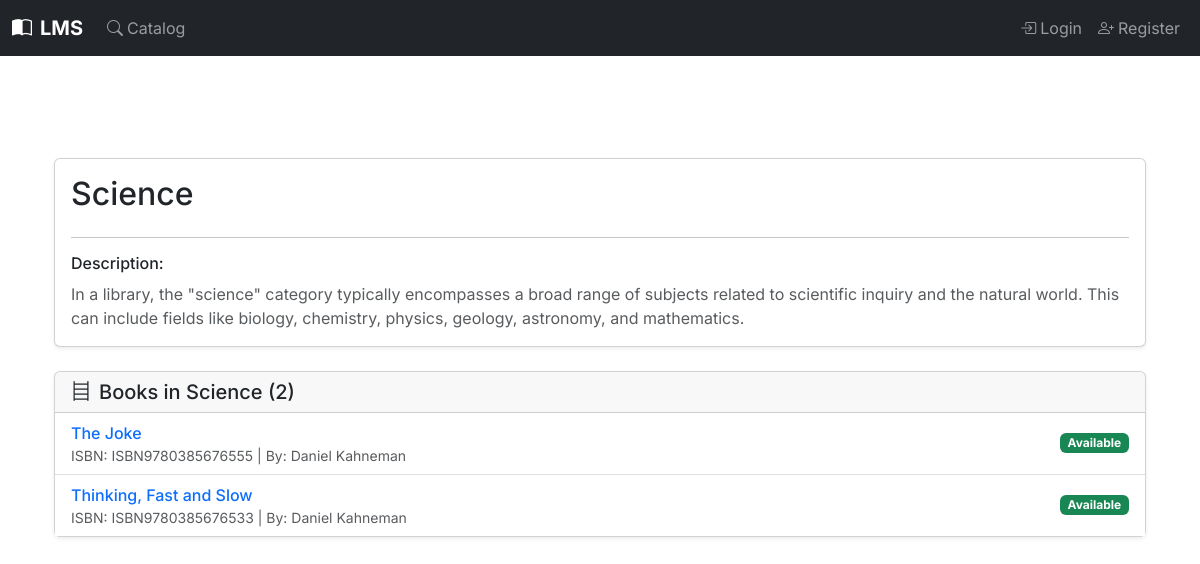
The page /category/1/ on the database as committed earlier.
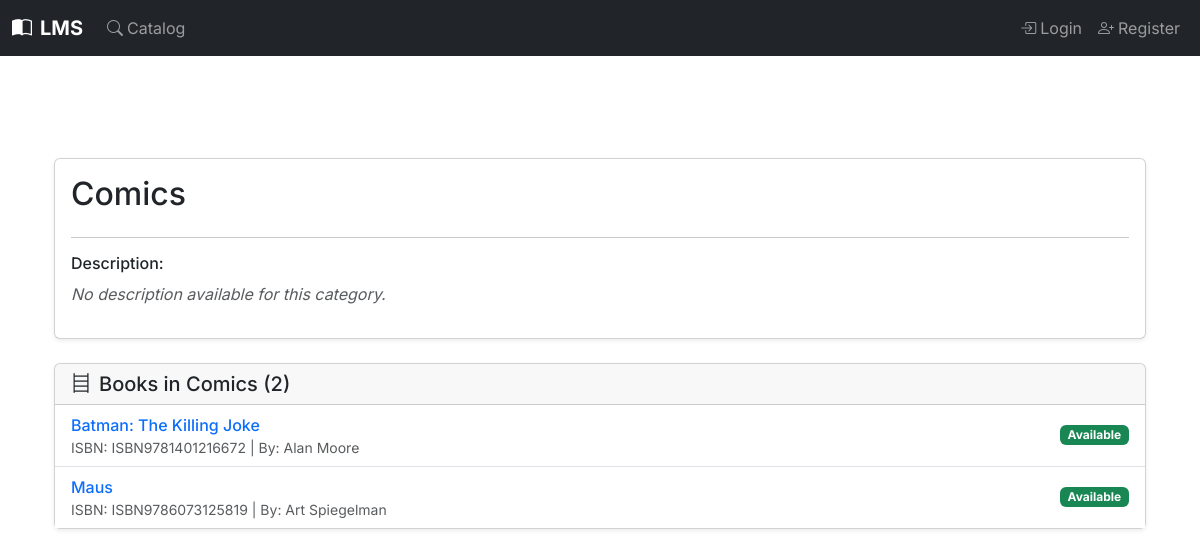
The same page on the database as committed later.
### books/models.py (models this page shows, shortened)
class Category(models.Model):
    name = models.CharField(
        max_length=100,
        unique=True,
        help_text=_("Enter a book category (e.g., Science Fiction, Programming, History)")
    )
    description = models.TextField(
        blank=True,
        null=True,
        help_text=_("A short description of the category (optional)")
    )
    class Meta:
        ordering = ['name']
        verbose_name = _('Category')
        verbose_name_plural = _('Categories')

class Book(models.Model):
    isbn = models.CharField(
        _('ISBN-13'),
        max_length=17,
        primary_key=True,
        unique=True,
        validators=[isbn_validator],
        help_text=_('13 Character ISBN number. Must be unique. (e.g., 978-0596009205)')
    )
    title = models.CharField(
        max_length=255,
        help_text=_("Enter the title of the book")
    )
    authors = models.ManyToManyField(
        Author,
        related_name='books',
        help_text=_("Select or add authors for this book")
    )
    publisher = models.CharField(
        max_length=200,
        blank=True,
        null=True,
        help_text=_("Publisher of the book (optional)")
    )
    publication_date = models.DateField(
        null=True,
        blank=True,
        help_text=_("Date the book was published (optional)")
    )
    edition = models.CharField(
        max_length=100,
        blank=True,
        null=True,
        help_text=_("e.g., 1st Edition, Revised Edition (optional)")
    )
    page_count = models.PositiveIntegerField(
        null=True,
        blank=True,
        help_text=_("Total number of pages (optional)")
    )
    description = models.TextField(
        blank=True,
        null=True,
        help_text=_("A brief description or summary of the book (optional)")
    )
    cover_image = models.ImageField(
        _("Cover Image"),
        upload_to='book_covers/',
        blank=True,
        null=True,
        help_text=_("Upload the book's cover image (optional).")
    )
    categories = models.ManyToManyField(
        Category,
        related_name='books',
        help_text=_("Select or add categories for this book")
    )
    date_added_to_system = models.DateTimeField(
        auto_now_add=True,
        help_text=_("Date this book record was added to the system")
    )
    last_updated = models.DateTimeField(
        auto_now=True,
        help_text=_("Date this book record was last updated")
    )
    total_borrows = models.PositiveIntegerField(
        default=0,
        help_text=_("How many times this book title has been borrowed overall")
    )
    def display_authors(self):
        """Helper method to display authors in the Django admin interface."""
        return ', '.join(author.name for author in self.authors.all()[:3])
    display_authors.short_description = _('Authors')
    def display_categories(self):
        """Helper method to display categories in the Django admin interface."""
        return ', '.join(category.name for category in self.categories.all()[:3])
    display_categories.short_description = _('Categories')
    class Meta:
        ordering = ['title', 'isbn']
        verbose_name = _('Book')
        verbose_name_plural = _('Books')

class Author(models.Model):
    name = models.CharField(
        max_length=200,
        help_text=_("Enter the author's full name (e.g., J.R.R. Tolkien)")
    )
    biography = models.TextField(
        blank=True,
        null=True,
        help_text=_("A short biography of the author (optional)")
    )
    date_of_birth = models.DateField(
        _("Date of Birth"), # Changed to use verbose_name directly
        null=True,
        blank=True,
        help_text=_("Author's date of birth (optional)")
    )
    date_of_death = models.DateField(
        _("Date of Death"),
        null=True,
        blank=True,
        help_text=_("Author's date of death, if applicable (optional)")
    )
    nationality = models.CharField(
        _("Nationality"),
        max_length=100,
        blank=True,
        null=True,
        help_text=_("Author's nationality (e.g., British, American) (optional)")
    )
    alternate_names = models.CharField(
        _("Alternate Names"),
        max_length=500, # Increased length for potentially multiple names
        blank=True,
        null=True,
        help_text=_("Other names the author is known by, separated by commas (e.g., pen names, maiden names) (optional)")
    )
    author_website = models.URLField(
        _("Author Website"),
        blank=True,
        null=True,
        help_text=_("A link to the author's official website or a relevant resource page (optional)")
    )
    author_photo = models.ImageField(
        _("Author Photo"),
        upload_to='author_photos/',
        blank=True,
        null=True,
        help_text=_("A photo of the author (optional).")
    )
    class Meta:
        ordering = ['name']
        verbose_name = _('Author')
        verbose_name_plural = _('Authors')
    def get_life_span(self):
        if self.date_of_birth:
            birth_year = self.date_of_birth.year
            if self.date_of_death:
                death_year = self.date_of_death.year
                return f"{birth_year}–{death_year}"
            return f"Born {birth_year}"
        return "N/A"
    get_life_span.short_description = _('Life Span')

### books/views.py (the view)
# urls.py: path('category/<int:pk>/', views.PortalCategoryDetailView.as_view(), name='portal_category_detail'),
class PortalCategoryDetailView(DetailView):
    model = Category
    template_name = 'books/portal/category_detail.html'
    context_object_name = 'category'
    pk_url_kwarg = 'pk'
    def get_context_data(self, **kwargs):
        context = super().get_context_data(**kwargs)
        category_instance = self.get_object()
        context['page_title'] = f"Category: {category_instance.name}"
        context['view_context'] = 'portal'
        context['can_edit_this_object'] = False
        context['books_in_category'] = Book.objects.filter(categories=category_instance).prefetch_related('authors').annotate(num_available_copies=Count('copies', filter=Q(copies__status='Available'))).order_by('title')
        context['back_url'] = self.request.META.get('HTTP_REFERER', reverse_lazy('books:portal_catalog'))
        return context

### books/templates/books/portal/category_detail.html (shortened to what this page needs)
{% extends "portal/portal_base.html" %}
{% load static %}
{% load bootstrap5 %}
{% block portal_content %}
    {% include "books/_category_detail_content.html" %}
{% endblock portal_content %}

### books/templates/books/_category_detail_content.html (shortened to what this page needs)
{% load static %}
{% load bootstrap5 %}
<div class="container py-4">
    <div class="card shadow-sm mb-4">
        <div class="card-body">
            <div class="d-flex justify-content-between align-items-start">
                <div>
                    <h1 class="card-title h2">{{ category.name }}</h1>
                </div>
            </div>
            <hr>
            <h6>Description:</h6>
            {% if category.description %}
                <div class="text-muted" style="white-space: pre-wrap;">{{ category.description|linebreaksbr }}</div>
            {% else %}
                <p class="text-muted fst-italic">No description available for this category.</p>
            {% endif %}
        </div>
    </div>
    <div class="card shadow-sm">
        <div class="card-header">
            <h5 class="mb-0"><i class="bi bi-bookshelf me-2"></i>Books in {{ category.name }} ({{ books_in_category.count }})</h5>
        </div>
        <div class="card-body p-0">
            {% if books_in_category %}
            <ul class="list-group list-group-flush">
                {% for book_item in books_in_category %}
                <li class="list-group-item d-flex justify-content-between align-items-center">
                    <div>
                        <a href="{% if view_context == 'dashboard' %}{% url 'books:dashboard_book_detail' isbn=book_item.isbn %}{% else %}{% url 'books:portal_book_detail' isbn=book_item.isbn %}{% endif %}" class="text-decoration-none fw-medium">
                            {{ book_item.title }}
                        </a>
                        <small class="d-block text-muted">
                            ISBN: {{ book_item.isbn }} | By:
                            {% for author in book_item.authors.all|slice:":2" %}
                                {{ author.name }}{% if not forloop.last %}, {% endif %}
                            {% endfor %}
                        </small>
                    </div>
                    {% if book_item.num_available_copies > 0 %}
                        <span class="badge bg-success">Available</span>
                    {% else %}
                        <span class="badge bg-secondary">Unavailable</span>
                    {% endif %}
                </li>
                {% endfor %}
            </ul>
            {% else %}
            <p class="p-3 text-muted mb-0">No books currently listed in this category.</p>
            {% endif %}
        </div>
    </div>
</div>

Rows that differ between the two databases and show on the page:
removed Book: title "The Joke", isbn "ISBN9780385676555", shows "Available"
removed Author: name "Daniel Kahneman"
removed Book: title "Thinking, Fast and Slow", isbn "ISBN9780385676533", shows "Available"
changed Category: name "Science" → "Comics"; description "In a library, the \"science\" category typically encompasses a broad range of subjects related to scientific inquiry and the natural world. This can include fields like biology, chemistry, physics, geology, astronomy, and mathematics." → (not shown)
added Book: title "Batman: The Killing Joke", isbn "ISBN9781401216672", shows "Available"
added Author: name "Alan Moore", shown under "Batman: The Killing Joke"
added Book: title "Maus", isbn "ISBN9786073125819", shows "Available"
added Author: name "Art Spiegelman", shown under "Maus"
Other text that changed with them:
text now shown: "No description available for this category."
